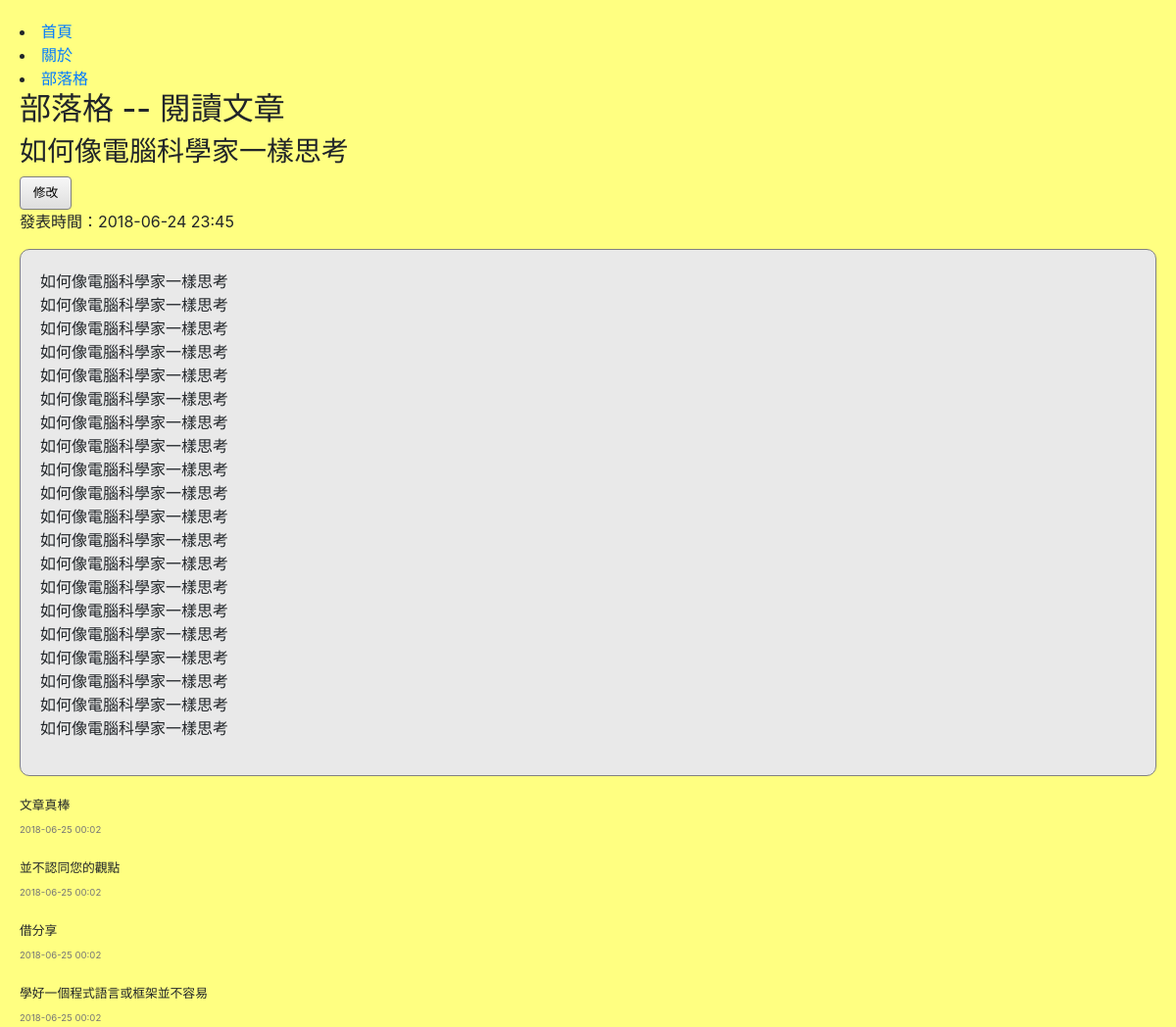
Screenshot of /article/articleRead/4/ with the database file from the repository.
### article/models.py (models this page shows, shortened)
class Article(models.Model):
    title = models.CharField(max_length=128, unique=True)
    content = models.TextField()
    pubDateTime = models.DateTimeField(auto_now_add=True)
    class Meta:
        ordering = ['-pubDateTime']

class Comment(models.Model):
    article = models.ForeignKey(Article, on_delete=models.CASCADE)
    content = models.CharField(max_length=128)
    pubDateTime = models.DateTimeField(auto_now_add=True)
    class Meta:
        ordering = ['-pubDateTime']

### article/views.py (the view)
# urls.py: path('articleRead/<int:articleId>/', views.articleRead, name='articleRead'),
def articleRead(request, articleId):
    article = get_object_or_404(Article, id=articleId)
    context = {
        'article': article,
        'comments': Comment.objects.filter(article=article)
    }
    return render(request, 'article/articleRead.html', context)

### article/templates/article/articleRead.html
{% extends 'main/base.html' %}
{% load staticfiles %}
{% block css %}
   <link rel="stylesheet" href="{% static 'article/css/article.css' %}">
{% endblock %}
{% block heading %}
閱讀文章
{% endblock %}
{% block content %}
    <h3 class="inlineBlock">{{ article.title }}</h3>
    <a class="btn inlineBlock" href="{% url 'article:articleUpdate' article.id %}">修改</a>
    <p>發表時間：{{ article.pubDateTime|date:'Y-m-d H:i' }}</p>
    <div class="articleContent">{{ article.content|linebreaks }}</div>
    {% for comment in comments %}
    <div class="commentDiv">
        <span class="comment">{{ comment.content }}</span>
        <br>
        <span class="commentTime">{{ comment.pubDateTime|date:'Y-m-d H:i'}}</span>
    </div>
    {% endfor %}
{% endblock %}

### main/static/main/css/main.css (style rules this page uses)
html, body { margin: 0; height: 100%; }
body { padding: 20px; background: url(../img/background.jpg) fixed; background-repeat: repeat; }
.btn { display: inline-block; color: black; font-size: 0.8em; padding: 0.5em 1em; text-decoration: none; border: thin solid gray; background: linear-gradient(#f7f7f7, #dedede); }

### article/static/article/css/article.css (style rules this page uses)
.articleContent { padding: 20px; background-color: #e9e9e9; border: thin solid gray; border-radius: 10px; }
.commentDiv { margin-top: 1em; }
.comment { font-size: 0.8em; }
.commentTime { font-size: 0.6em; color: #777777; }

### rows the page displays
Article: title "如何像電腦科學家一樣思考", pubDateTime "2018-06-24 23:45", content "如何像電腦科學家一樣思考 如何像電腦科學家一樣思考 如何像電腦科學家一樣思考 如何像電腦科學家一樣思考 如何像電腦科學家一樣思考 如何像電腦科學家一樣思考 如何像電腦科學家一樣思考 如何像電腦科學家一樣思考 如何像電腦科學家一樣思考 如何像電腦科學家一樣思考 如何像電腦科學家一樣思考 如何像電腦科學家一樣思考 如何像電腦科學家一樣思考 如何像電腦科學家一樣思考 如何像電腦科學家一樣思考 如何像電腦科學家一樣思考 如何像電腦科學家一樣思考 如何像電腦科學家一樣思考 如何像電腦科學家一樣思考 如何像電腦科學家一樣思考"
Comment: content "文章真棒", pubDateTime "2018-06-25 00:02"
Comment: content "並不認同您的觀點", pubDateTime "2018-06-25 00:02"
Comment: content "借分享", pubDateTime "2018-06-25 00:02"
Comment: content "學好一個程式語言或框架並不容易", pubDateTime "2018-06-25 00:02"
